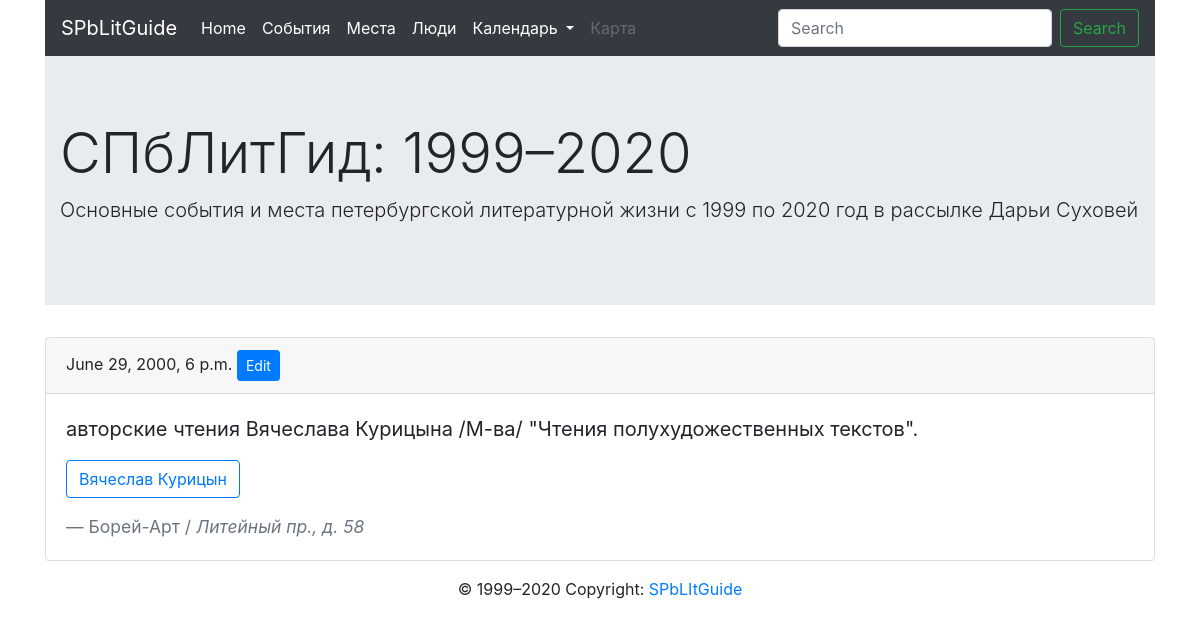
The app's page /event/101/ with its own data.
### core/models.py (models this page shows, shortened)
class Event(models.Model):
	description = models.TextField()
	date = models.DateTimeField(auto_now=False, auto_now_add=False)
	place = models.ForeignKey(
		Place, on_delete=models.CASCADE, blank=True, null=True)
	adress = models.ForeignKey(
		Adress, on_delete=models.CASCADE, blank=True, null=True)
	people = models.ManyToManyField(Person, blank=True)
	class Meta:
		app_label = 'core'
		verbose_name = 'Event'
		ordering = ['date']

class Person(models.Model):
	name = models.CharField(max_length=300, blank=True)
	second_name = models.CharField(max_length=300, blank=True)
	family = models.CharField(max_length=300, blank=True)
	class Meta:
		verbose_name = "Person"
		app_label = 'core'

class Place(models.Model):
	name = models.CharField(max_length=300)
	class Meta:
		app_label = 'core'
		verbose_name = 'Place'

class Adress(models.Model):
	name = models.CharField(max_length=300)
	coordinates = models.CharField(
		max_length=300, blank=True, null=True)
	class Meta:
		app_label = 'core'
		verbose_name = 'Adress'

### core/views.py (the view)
# urls.py: path('event/<pk>/', EventDetailView.as_view(), name='one_event'),
class EventDetailView(DetailView):
	model = Event

### core/templates/core/event_detail.html
{% extends 'page.html' %}
{% block content %}
<div class="card">
  <div class="card-header">
    {{ object.date }}
    <a href="{% url 'core:event_edit' object.id %}" class="btn btn-primary btn-sm" tabindex="-1" role="button">Edit</a>
  </div>
  <div class="card-body">
    <blockquote class="blockquote mb-0">
      <p>{{ object.description }}</p>
      <p>{% for p in object.people.all %} <a href="{% url 'core:one_person' p.id %}" role="button" class="btn btn-outline-primary">{{p.name}}</a> {% endfor %}</p>
      <footer class="blockquote-footer">{{ object.place.name }} / <cite title="Source Title">{{ object.adress.name }}</cite></footer>
    </blockquote>
  </div>
</div>
{% endblock %}

### records on screen
Event: date "June 29, 2000, 6 p.m.", description "авторские чтения Вячеслава Курицына /М-ва/ \"Чтения полухудожественных текстов\".", place.name "Борей-Арт", adress.name "Литейный пр., д. 58"
Person: name "Вячеслав Курицын"
